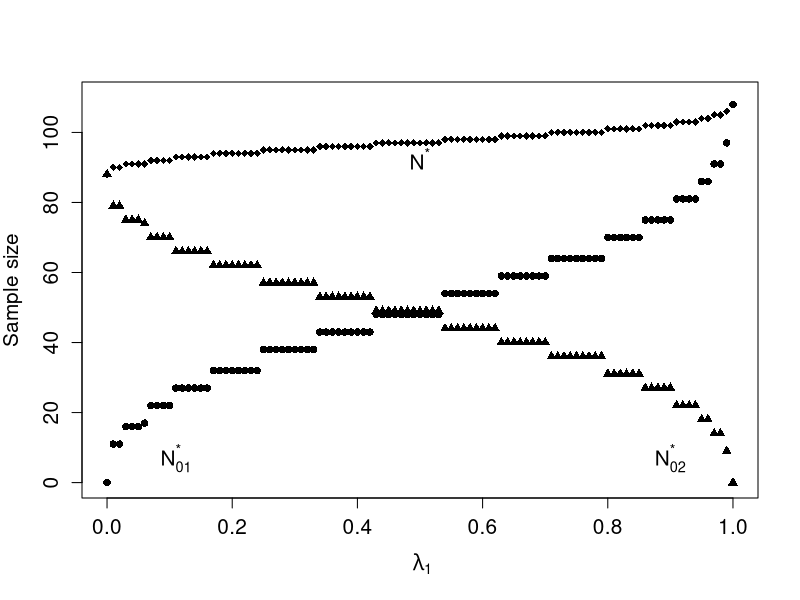

The R script that drew this image:
#####################################################################################################################################
### optimal sample sizes per treatment condition in an incompelte within subject design with treatment combinations 01 and 02
### Author: Mirjam Moerbeek
### last update: January 11, 2023
#####################################################################################################################################

### cost constraint
C.s=500
C.0=000
C.1=423.6
C.2=635.4
C.s01=C.s+C.0+C.1
C.s02=C.s+C.0+C.2
B=100000

### covariance matrix of repeated measures within a subject
var.0=100
var.1=125
var.2=150
covar.01=0.3*sqrt(var.0*var.1)
covar.02=0.3*sqrt(var.0*var.2)
covar.12=0.3*sqrt(var.1*var.2)
D=matrix(c(var.0,covar.01,covar.02,covar.01,var.1,covar.12,covar.02,covar.12,var.2),nrow=3)

### design matrices and covariance matrix of responses for complete design
X.012=diag(3)
Z.012=diag(3)
V.012=Z.012%*%D%*%t(Z.012)

### design matrices and covariance matrix of responses for incomplete design: treatment combination placebo and treatment 1
X.01=X.012[1:2,]
Z.01=Z.012[1:2,]
V.01=Z.01%*%D%*%t(Z.01)

### design matrices and covariance matrix of resonses for incomplete design: treatment combination placebo and treatment 2
X.02=X.012[c(1,3),]
Z.02=Z.012[c(1,3),]
V.02=Z.02%*%D%*%t(Z.02)

### objective function for compound optimal design
criterion=function(x)
{
  # calculate covariance matrix of means 
  covmat=solve(x[1]* t(X.01)%*%solve(V.01)%*%X.01 + x[2]* t(X.02)%*%solve(V.02)%*%X.02)
 
  # calculate variances of both contrasts 
  a.01=c(1,-1,0)
  var.contrast.01=t(a.01)%*%covmat%*%a.01
  a.02=c(1,0,-1)
  var.contrast.02=t(a.02)%*%covmat%*%a.02
  
  # objective function
  criterion=lambda.01*var.contrast.01+lambda.02*var.contrast.02
  criterion
}

#####################################################################################################################################
### plot with sample sizes as a function of lambda_1
#####################################################################################################################################

lambda1.vec=seq(0,1,length=101)
N1=rep(NA,101)
N2=rep(NA,101)
N=rep(NA,101)

for(jj in 2:100)
	{
	lambda.01=lambda1.vec[jj]
	lambda.02=1-lambda.01

	N.01.max=ceiling(B/C.s01)
	N.01.vector=seq(0,N.01.max)
	results.mat=matrix(NA,nrow=(N.01.max+1),ncol=5)

	for(ii in 2:(N.01.max-1))
	{
		N.01=N.01.vector[ii]
  		N.02=floor((B-C.s01*N.01)/C.s02)
  		costs=C.s01*N.01+C.s02*N.02
  		objective1=criterion(c(N.01,N.02))
  		results.mat[ii,]=c(N.01,N.02,N.01+N.02,costs,objective1)
	}

	# compound optimal design
	optdes=which.min(results.mat[,5])
	results.mat[optdes,]

	N1[jj]=results.mat[optdes,1]
	N2[jj]=results.mat[optdes,2]
	N[jj]=results.mat[optdes,3]
	}

N1[1]=0
N2[1]=floor(B/(C.s+C.0+C.2))

N1[101]=floor(B/(C.s+C.0+C.1))
N2[101]=0

N[1]=N1[1]+N2[1]
N[101]=N1[101]+N2[101]

dev.new(width=16/2.54, height=16/2.54)
plot(lambda1.vec,N1,ylim=c(0,110),pch=16,col="black",xlab=(~paste(lambda[1])),ylab="Sample size", cex.axis=1.25,cex.lab=1.25)
points(lambda1.vec,N2,pch=17,col="black")
points(lambda1.vec,N,pch=18,col="black")
text(0.11,7,expression(paste(N["01"]  ^"*" )),cex=1.25)
text(0.9,7,expression(paste(N["02"]  ^"*" )),cex=1.25)
text(0.5,92.5,expression(paste(N ^"*" )),cex=1.25)

#####################################################################################################################################
### evaluate all combinations of natural N.01 and N.02 for which budget constraint holds and calculate objective with lambda_1=0.75
#####################################################################################################################################

N.01.max=ceiling(B/C.s01)
N.01.vector=seq(0,N.01.max)
results.mat=matrix(NA,nrow=(N.01.max),ncol=5) # matrix to store results

for(ii in 2:(N.01.max-1))
{
  N.01=N.01.vector[ii]
  N.02=floor((B-C.s01*N.01)/C.s02)
  costs=C.s01*N.01+C.s02*N.02

  ### compound optimal design with lambda.01=0.75
  lambda.01=0.75
  lambda.02=1-lambda.01
  objective=criterion(c(N.01,N.02))

  ### store results in matrix	
  results.mat[ii,]=c(N.01,N.02,N.01+N.02,costs,objective)
}

#####################################################################################################################################
### derive compound optimal design with lambda_1=0.75 based on findings in previous step
#####################################################################################################################################

optdes=which.min(results.mat[,5])
results.mat[optdes,1:3]

#####################################################################################################################################
### calculate relative efficiency of uniform design versus compound optimal design with lambda_1=0.75
#####################################################################################################################################

# sample size in both treatment combinations
N.u=floor(B/(C.s01+C.s02))
costs=C.s01*N.u+C.s02*N.u

lambda.01=0.75
lambda.02=1-lambda.01
RE.1u=results.mat[optdes,5]/criterion(c(N.u,N.u))
round(RE.1u,3)

#####################################################################################################################################
### effect size as a function of power
#####################################################################################################################################

# variance of first contrast
lambda.01=1
lambda.02=1-lambda.01
variance01=criterion(c(64,36))

# variance of second contrast
lambda.01=0
lambda.02=1-lambda.01
variance02=criterion(c(64,36))

# effect size for first contrast for power=0.8 and type I error rate=0.05
ES01=(qnorm(0.95)+qnorm(0.8))*sqrt(variance01)

# effect size for second contrast for power=0.8 and type I error rate=0.05
ES02=(qnorm(0.95)+qnorm(0.8))*sqrt(variance02)

# standardized effect size for first contrast for power=0.8 and type I error rate=0.05
sd.pooled=sqrt(var.0/2+var.1/2)
ES01/sd.pooled

# standardized effect size for second contrast for power=0.8 and type I error rate=0.05
sd.pooled=sqrt(var.0/2+var.2/2)
ES02/sd.pooled

#####################################################################################################################################
### power as a function of effect size (Cohen's d)
#####################################################################################################################################

# Cohen's d
d=0.5

# variance of first contrast
lambda.01=1
lambda.02=1-lambda.01
variance01=criterion(c(64,36))

# variance of second contrast
lambda.01=0
lambda.02=1-lambda.01
variance02=criterion(c(64,36))

# unstandardized effect size for first contrast
sd.pooled=sqrt(var.0/2+var.1/2)
ES01=d*sd.pooled

# unstandardized effect size for second contrast
sd.pooled=sqrt(var.0/2+var.2/2)
ES02=d*sd.pooled


# power for first contrast
pnorm(ES01/sqrt(variance01)-qnorm(0.95))

# power for second contrast
pnorm(ES02/sqrt(variance02)-qnorm(0.95))
